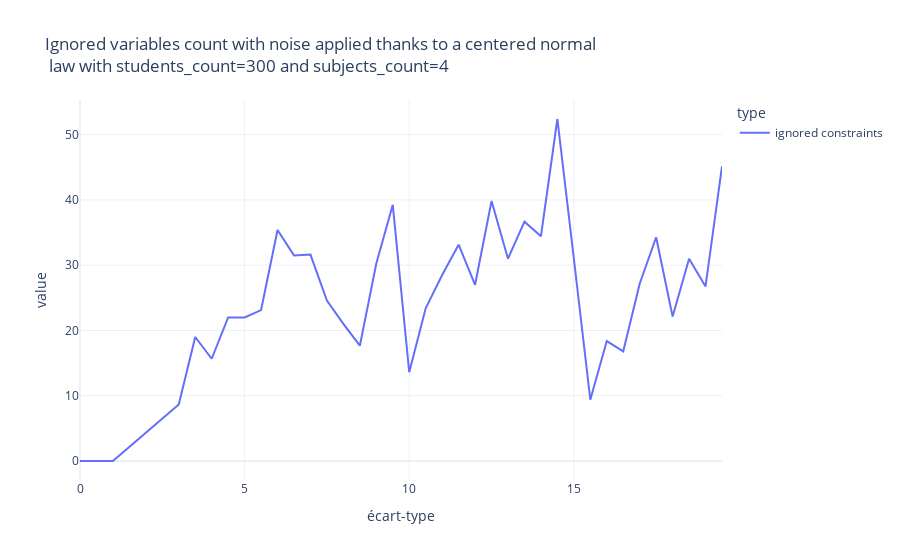

Notebook code cell kept with this figure:
### Code cell
fig = px.line(aggregated_stats[(aggregated_stats["type"] == "ignored constraints")], x="écart-type", y="value",
              color="type",
              title=f"Ignored variables count with noise applied thanks to a centered normal <br> law with students_count={students_count} and subjects_count={subjects_count}")

fig.show()
try:
    fig.write_image(f"{graphs_directory}/maxsat_ignored_noise.png")
except:
    print("Please install kaleido (pip install -U kaleido) for static image export")

### Figure 1 — Plotly figure (JSON) as saved in the notebook; plotly's stock layout.template omitted (floating-point values rounded to 4 significant figures)
{"data": [{"hovertemplate": "type=ignored constraints<br>écart-type=%{x}<br>value=%{y}<extra></extra>", "legendgroup": "ignored constraints", "line": {"color": "#636efa", "dash": "solid"}, "marker": {"symbol": "circle"}, "mode": "lines", "name": "ignored constraints", "orientation": "v", "showlegend": true, "x": [0.0, 0.5, 1.0, 3.0, 3.5, 4.0, 4.5, 5.0, 5.5, 6.0, 6.5, 7.0, 7.5, 8.0, 8.5, 9.0, 9.5, 10.0, 10.5, 11.0, 11.5, 12.0, 12.5, 13.0, 13.5, 14.0, 14.5, 15.0, 15.5, 16.0, 16.5, 17.0, 17.5, 18.0, 18.5, 19.0, 19.5], "xaxis": "x", "y": [0.0, 0.0, 0.0, 8.667, 19.0, 15.67, 22.0, 22.0, 23.12, 35.4, 31.5, 31.62, 24.57, 21.0, 17.67, 30.25, 39.25, 13.6, 23.4, 28.5, 33.14, 27.0, 39.83, 31.0, 36.67, 34.43, 52.4, 31.0, 9.4, 18.38, 16.8, 27.17, 34.29, 22.12, 31.0, 26.75, 45.14], "yaxis": "y", "type": "scatter"}], "layout": {"xaxis": {"anchor": "y", "domain": [0.0, 1.0], "title": {"text": "écart-type"}}, "yaxis": {"anchor": "x", "domain": [0.0, 1.0], "title": {"text": "value"}}, "legend": {"title": {"text": "type"}, "tracegroupgap": 0}, "title": {"text": "Ignored variables count with noise applied thanks to a centered normal <br> law with students_count=300 and subjects_count=4"}}}
